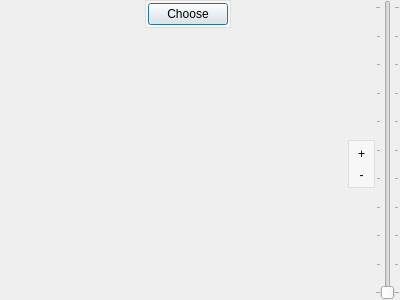
<?xml version="1.0" encoding="UTF-8"?>
<ui version="4.0">
 <class>StreetChooser</class>
 <widget class="QDialog" name="StreetChooser">
  <property name="geometry">
   <rect>
    <x>0</x>
    <y>0</y>
    <width>400</width>
    <height>300</height>
   </rect>
  </property>
  <property name="windowTitle">
   <string>MoNav - Choose Location</string>
  </property>
  <layout class="QVBoxLayout" name="verticalLayout">
   <property name="spacing">
    <number>0</number>
   </property>
   <property name="margin">
    <number>0</number>
   </property>
   <item>
    <widget class="PaintWidget" name="paintArea" native="true">
     <layout class="QHBoxLayout" name="horizontalLayout">
      <property name="spacing">
       <number>0</number>
      </property>
      <property name="margin">
       <number>0</number>
      </property>
      <item>
       <layout class="QVBoxLayout" name="verticalLayout_6">
        <property name="spacing">
         <number>0</number>
        </property>
        <item>
         <layout class="QHBoxLayout" name="horizontalLayout_4">
          <property name="spacing">
           <number>0</number>
          </property>
          <item>
           <spacer name="horizontalSpacer_4">
            <property name="orientation">
             <enum>Qt::Horizontal</enum>
            </property>
            <property name="sizeHint" stdset="0">
             <size>
              <width>1</width>
              <height>1</height>
             </size>
            </property>
           </spacer>
          </item>
          <item>
           <widget class="QFrame" name="headerWidget">
            <property name="sizePolicy">
             <sizepolicy hsizetype="Maximum" vsizetype="Maximum">
              <horstretch>0</horstretch>
              <verstretch>0</verstretch>
             </sizepolicy>
            </property>
            <property name="palette">
             <palette>
              <active>
               <colorrole role="Base">
                <brush brushstyle="SolidPattern">
                 <color alpha="255">
                  <red>255</red>
                  <green>255</green>
                  <blue>255</blue>
                 </color>
                </brush>
               </colorrole>
               <colorrole role="Window">
                <brush brushstyle="SolidPattern">
                 <color alpha="128">
                  <red>255</red>
                  <green>255</green>
                  <blue>255</blue>
                 </color>
                </brush>
               </colorrole>
              </active>
              <inactive>
               <colorrole role="Base">
                <brush brushstyle="SolidPattern">
                 <color alpha="255">
                  <red>255</red>
                  <green>255</green>
                  <blue>255</blue>
                 </color>
                </brush>
               </colorrole>
               <colorrole role="Window">
                <brush brushstyle="SolidPattern">
                 <color alpha="128">
                  <red>255</red>
                  <green>255</green>
                  <blue>255</blue>
                 </color>
                </brush>
               </colorrole>
              </inactive>
              <disabled>
               <colorrole role="Base">
                <brush brushstyle="SolidPattern">
                 <color alpha="128">
                  <red>255</red>
                  <green>255</green>
                  <blue>255</blue>
                 </color>
                </brush>
               </colorrole>
               <colorrole role="Window">
                <brush brushstyle="SolidPattern">
                 <color alpha="128">
                  <red>255</red>
                  <green>255</green>
                  <blue>255</blue>
                 </color>
                </brush>
               </colorrole>
              </disabled>
             </palette>
            </property>
            <property name="autoFillBackground">
             <bool>true</bool>
            </property>
            <property name="frameShape">
             <enum>QFrame::StyledPanel</enum>
            </property>
            <property name="frameShadow">
             <enum>QFrame::Raised</enum>
            </property>
            <layout class="QHBoxLayout" name="horizontalLayout_6">
             <property name="spacing">
              <number>4</number>
             </property>
             <property name="margin">
              <number>2</number>
             </property>
             <item>
              <widget class="QPushButton" name="headerLabel">
               <property name="text">
                <string>Choose</string>
               </property>
              </widget>
             </item>
            </layout>
           </widget>
          </item>
          <item>
           <spacer name="horizontalSpacer_5">
            <property name="orientation">
             <enum>Qt::Horizontal</enum>
            </property>
            <property name="sizeHint" stdset="0">
             <size>
              <width>1</width>
              <height>1</height>
             </size>
            </property>
           </spacer>
          </item>
         </layout>
        </item>
        <item>
         <layout class="QHBoxLayout" name="horizontalLayout_7">
          <property name="spacing">
           <number>0</number>
          </property>
          <item>
           <layout class="QVBoxLayout" name="verticalLayout_5">
            <property name="spacing">
             <number>0</number>
            </property>
           </layout>
          </item>
          <item>
           <spacer name="horizontalSpacer_3">
            <property name="orientation">
             <enum>Qt::Horizontal</enum>
            </property>
            <property name="sizeHint" stdset="0">
             <size>
              <width>1</width>
              <height>1</height>
             </size>
            </property>
           </spacer>
          </item>
          <item>
           <layout class="QVBoxLayout" name="verticalLayout_4">
            <property name="spacing">
             <number>0</number>
            </property>
            <item>
             <spacer name="verticalSpacer_3">
              <property name="orientation">
               <enum>Qt::Vertical</enum>
              </property>
              <property name="sizeHint" stdset="0">
               <size>
                <width>1</width>
                <height>1</height>
               </size>
              </property>
             </spacer>
            </item>
            <item>
             <widget class="QFrame" name="zoomWidget">
              <property name="sizePolicy">
               <sizepolicy hsizetype="Maximum" vsizetype="Maximum">
                <horstretch>0</horstretch>
                <verstretch>0</verstretch>
               </sizepolicy>
              </property>
              <property name="palette">
               <palette>
                <active>
                 <colorrole role="Base">
                  <brush brushstyle="SolidPattern">
                   <color alpha="255">
                    <red>255</red>
                    <green>255</green>
                    <blue>255</blue>
                   </color>
                  </brush>
                 </colorrole>
                 <colorrole role="Window">
                  <brush brushstyle="SolidPattern">
                   <color alpha="128">
                    <red>255</red>
                    <green>255</green>
                    <blue>255</blue>
                   </color>
                  </brush>
                 </colorrole>
                </active>
                <inactive>
                 <colorrole role="Base">
                  <brush brushstyle="SolidPattern">
                   <color alpha="255">
                    <red>255</red>
                    <green>255</green>
                    <blue>255</blue>
                   </color>
                  </brush>
                 </colorrole>
                 <colorrole role="Window">
                  <brush brushstyle="SolidPattern">
                   <color alpha="128">
                    <red>255</red>
                    <green>255</green>
                    <blue>255</blue>
                   </color>
                  </brush>
                 </colorrole>
                </inactive>
                <disabled>
                 <colorrole role="Base">
                  <brush brushstyle="SolidPattern">
                   <color alpha="128">
                    <red>255</red>
                    <green>255</green>
                    <blue>255</blue>
                   </color>
                  </brush>
                 </colorrole>
                 <colorrole role="Window">
                  <brush brushstyle="SolidPattern">
                   <color alpha="128">
                    <red>255</red>
                    <green>255</green>
                    <blue>255</blue>
                   </color>
                  </brush>
                 </colorrole>
                </disabled>
               </palette>
              </property>
              <property name="autoFillBackground">
               <bool>true</bool>
              </property>
              <property name="frameShape">
               <enum>QFrame::StyledPanel</enum>
              </property>
              <property name="frameShadow">
               <enum>QFrame::Raised</enum>
              </property>
              <layout class="QVBoxLayout" name="verticalLayout_3">
               <property name="spacing">
                <number>0</number>
               </property>
               <property name="margin">
                <number>2</number>
               </property>
               <item>
                <widget class="QToolButton" name="zoomIn">
                 <property name="sizePolicy">
                  <sizepolicy hsizetype="Preferred" vsizetype="Fixed">
                   <horstretch>0</horstretch>
                   <verstretch>0</verstretch>
                  </sizepolicy>
                 </property>
                 <property name="focusPolicy">
                  <enum>Qt::NoFocus</enum>
                 </property>
                 <property name="text">
                  <string>+</string>
                 </property>
                 <property name="icon">
                  <iconset resource="images.qrc">
                   <normaloff>:/images/oxygen/zoom-in.png</normaloff>:/images/oxygen/zoom-in.png</iconset>
                 </property>
                 <property name="autoRaise">
                  <bool>true</bool>
                 </property>
                </widget>
               </item>
               <item>
                <widget class="QToolButton" name="zoomOut">
                 <property name="sizePolicy">
                  <sizepolicy hsizetype="Preferred" vsizetype="Fixed">
                   <horstretch>0</horstretch>
                   <verstretch>0</verstretch>
                  </sizepolicy>
                 </property>
                 <property name="focusPolicy">
                  <enum>Qt::NoFocus</enum>
                 </property>
                 <property name="text">
                  <string>-</string>
                 </property>
                 <property name="icon">
                  <iconset resource="images.qrc">
                   <normaloff>:/images/oxygen/zoom-out.png</normaloff>:/images/oxygen/zoom-out.png</iconset>
                 </property>
                 <property name="autoRaise">
                  <bool>true</bool>
                 </property>
                </widget>
               </item>
              </layout>
             </widget>
            </item>
            <item>
             <spacer name="verticalSpacer_4">
              <property name="orientation">
               <enum>Qt::Vertical</enum>
              </property>
              <property name="sizeHint" stdset="0">
               <size>
                <width>1</width>
                <height>1</height>
               </size>
              </property>
             </spacer>
            </item>
           </layout>
          </item>
         </layout>
        </item>
       </layout>
      </item>
      <item>
       <widget class="QSlider" name="zoomBar">
        <property name="sizePolicy">
         <sizepolicy hsizetype="Minimum" vsizetype="Expanding">
          <horstretch>0</horstretch>
          <verstretch>0</verstretch>
         </sizepolicy>
        </property>
        <property name="maximum">
         <number>10</number>
        </property>
        <property name="pageStep">
         <number>1</number>
        </property>
        <property name="orientation">
         <enum>Qt::Vertical</enum>
        </property>
        <property name="tickPosition">
         <enum>QSlider::TicksBothSides</enum>
        </property>
       </widget>
      </item>
     </layout>
    </widget>
   </item>
  </layout>
 </widget>
 <customwidgets>
  <customwidget>
   <class>PaintWidget</class>
   <extends>QWidget</extends>
   <header>paintwidget.h</header>
   <container>1</container>
  </customwidget>
 </customwidgets>
 <resources>
  <include location="images.qrc"/>
 </resources>
 <connections/>
</ui>
